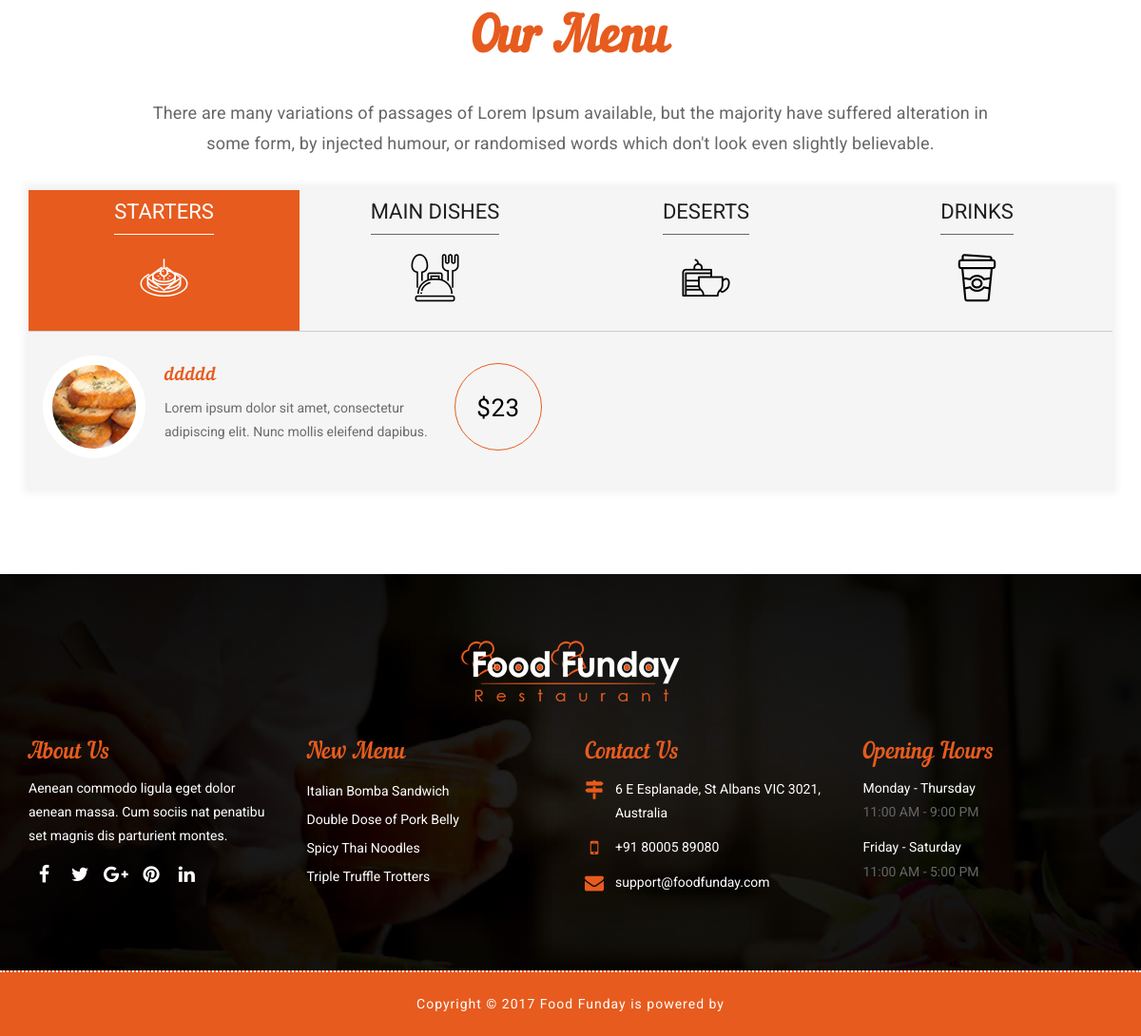
The page /Branche/1 (lower part) on the database as committed earlier.
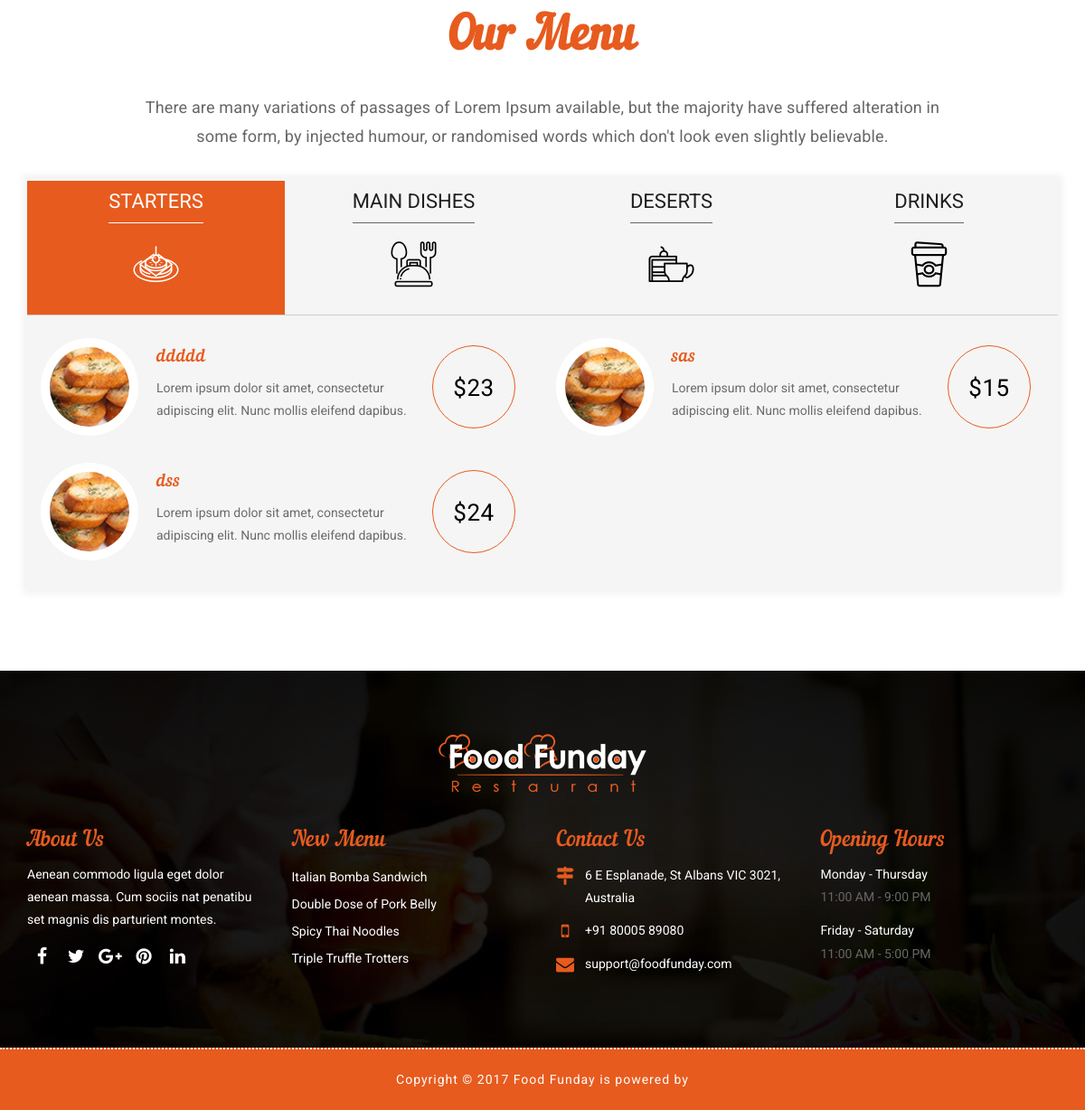
The same page on the database as committed later.
### website/models.py (models this page shows, shortened)
class Meno_starter(models.Model):
    branche = models.ForeignKey(Branches, on_delete=models.CASCADE)
    starter = models.CharField(max_length=50)
    price = models.IntegerField()
    image = models.ImageField(upload_to='media/photos/meno')

### website/views.py (the view)
# urls.py: path('Branche/<int:pk>', Branche_singl.as_view(), name='B_singl'),
class Branche_singl(DetailView):
    model = Branches
    template_name = 'meno.html'
    context_object_name = 'branch'
    def get_context_data(self, **kwargs):
        context = super().get_context_data(**kwargs)
        branch = self.get_object()
        deserts = Meno_desert.objects.filter(branche=branch)
        dishs = Meno_dish.objects.filter(branche=branch)
        starters = Meno_starter.objects.filter(branche=branch)
        dreinks = Meno_dreink.objects.filter(branche=branch)
        context['deserts'] = deserts
        context['dishs'] = dishs
        context['starters'] = starters
        context['dreinks'] = dreinks
        return context

### templates/meno.html (shortened to what this page needs)
{% extends 'base.html' %}
{% load static %}
{% block content %}
<br>
<br>
<br>
<br>
<br>
<br>
<br>
<br>
<div id="menu" class="menu-main pad-top-100 pad-bottom-100">
        <div class="container">
            <div class="row">
                <div class="col-lg-12 col-md-12 col-sm-12 col-xs-12">
                    <div class="wow fadeIn" data-wow-duration="1s" data-wow-delay="0.1s">
                        <h2 class="block-title text-center">
						Our Menu
					</h2>
                        <p class="title-caption text-center">There are many variations of passages of Lorem Ipsum available, but the majority have suffered alteration in some form, by injected humour, or randomised words which don't look even slightly believable. </p>
                    </div>
                    <div class="tab-menu">
                        <div class="slider slider-nav">
                            <div class="tab-title-menu">
                                <h2>STARTERS</h2>
                                <p> <i class="flaticon-canape"></i> </p>
                            </div>
                            <div class="tab-title-menu">
                                <h2>MAIN DISHES</h2>
                                <p> <i class="flaticon-dinner"></i> </p>
                            </div>
                            <div class="tab-title-menu">
                                <h2>DESERTS</h2>
                                <p> <i class="flaticon-desert"></i> </p>
                            </div>
                            <div class="tab-title-menu">
                                <h2>DRINKS</h2>
                                <p> <i class="flaticon-coffee"></i> </p>
                            </div>
                        </div>
                        <div class="slider slider-single">
                            <div>
                                {% for item in starters %}
                                <div class="col-lg-6 col-md-6 col-sm-12 col-xs-12 ">
                                    <div class="offer-item">
                                        <img src="{% static "images/menu-item-thumbnail-01.jpg" %}" alt="" class="img-responsive">
                                        <div>
                                            <h3>{{ item.starter }}</h3>
                                            <p>
                                                Lorem ipsum dolor sit amet, consectetur adipiscing elit. Nunc mollis eleifend dapibus.
                                            </p>
                                        </div>
                                        <span class="offer-price">${{ item.price }}</span>
                                    </div>
                                </div>
                                {% endfor %}
                            </div>
                        </div>
                    </div>
                </div>
            </div>
        </div>
    </div>
{% endblock content %}

Rows that differ between the two databases and show on the page:
added Meno_starter: starter "sas", price "15"
added Meno_starter: starter "dss", price "24"
